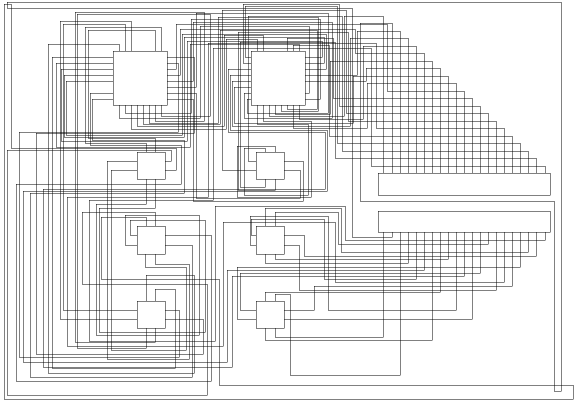
#> input picture Asg3Image.png, 1166 x 814 px (shown at 1/2 size)
$ python Aryan_JainASG3.py
#> lines starting #> are read from the running program, lines starting #| are printed output that depends on the picture
import cv2
import numpy as np

"""
# Load the example image
img = cv2.imread('Asg3Image.png')

# Define the colors we will use
BLACK = (0, 0, 0)
WHITE = (255, 255, 255)
RED = (0, 0, 255)

# Define a variable to hold the selected shape
selected_shape = None

# Define a mouse callback function to capture clicks on the image
def mouse_callback(event, x, y, flags, param):
    global selected_shape

    if event == cv2.EVENT_LBUTTONDOWN:
        # Determine which shape was clicked based on the color of the pixel at the mouse coordinates
        color = img[y, x]
        if (color == WHITE).all():
            selected_shape = 'square'

# Create a window to display the image
cv2.namedWindow('Shapes')

# Set the mouse callback function for the window
cv2.setMouseCallback('Shapes', mouse_callback)

while True:
    # Copy the image to a new variable
    display_img = img.copy()
    imgage=display_img.copy()

    # Draw a red shape around the selected shape, if one has been selected
    if selected_shape is not None:
        if selected_shape == 'square':
            # Find the contours of the black regions and draw a rectangle around the selected shape
            img_gray = cv2.cvtColor(imgage, cv2.COLOR_BGR2GRAY)
            img_blur = cv2.GaussianBlur(img_gray, (3,3), 0)
            edges = cv2.Canny(img_blur, threshold1=100,threshold2=200)

            cv2.imshow('image', edges)
            cv2.waitKey(0)
            cv2.destroyAllWindows()
            # Find contours in the processed edge image
            contours, hierarchy = cv2.findContours(edges, cv2.RETR_TREE, cv2.CHAIN_APPROX_SIMPLE)

            for contour in contours:
                x, y, w, h = cv2.boundingRect(contour)
                cv2.rectangle(imgage, (x, y), (x + w, y + h), RED, -1)


    # Display the image in the window
    cv2.imshow('Shapes', imgage)

    # Wait for a key press
    key = cv2.waitKey(10)

    # Exit if the 'q' key is pressed
    if key == ord('q'):
        break

# Clean up and exit
cv2.destroyAllWindows()


MOUSE CLICK X,Y COORDS
"""


# [110 lines left out: function click_event, not called in this run]


# driver function
if __name__=="__main__":

    # reading the image
    img = cv2.imread('Asg3Image.png', 1)
#> img is the input picture: shape (814, 1166, 3); 91.5% white; black in thin lines or dots


    height, width = img.shape[:2]
#> height = 814; width = 1166


    new_width = 800
    new_height = int(height * new_width / width)
#> new_height = 558


    img = cv2.resize(img, (new_width, new_height))
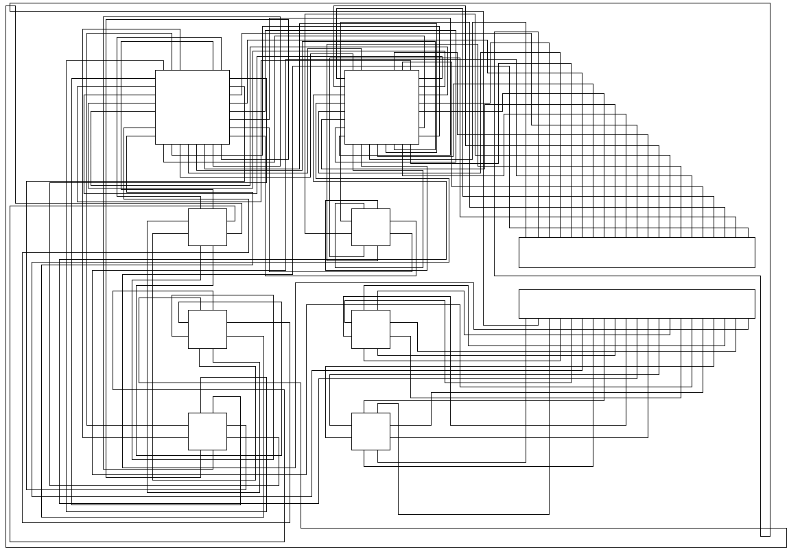
#> img: shape (558, 800, 3); min 0, max 255, mean 233.4


    cv2.namedWindow('testing')

    # displaying the image
    cv2.imshow('image1', img)

    # setting mouse handler for the image
    # and calling the click_event() function
    cv2.setMouseCallback('image1', click_event)

    # wait for a key to be pressed to exit
    cv2.waitKey(0)

    # close the window

cv2.destroyAllWindows()
